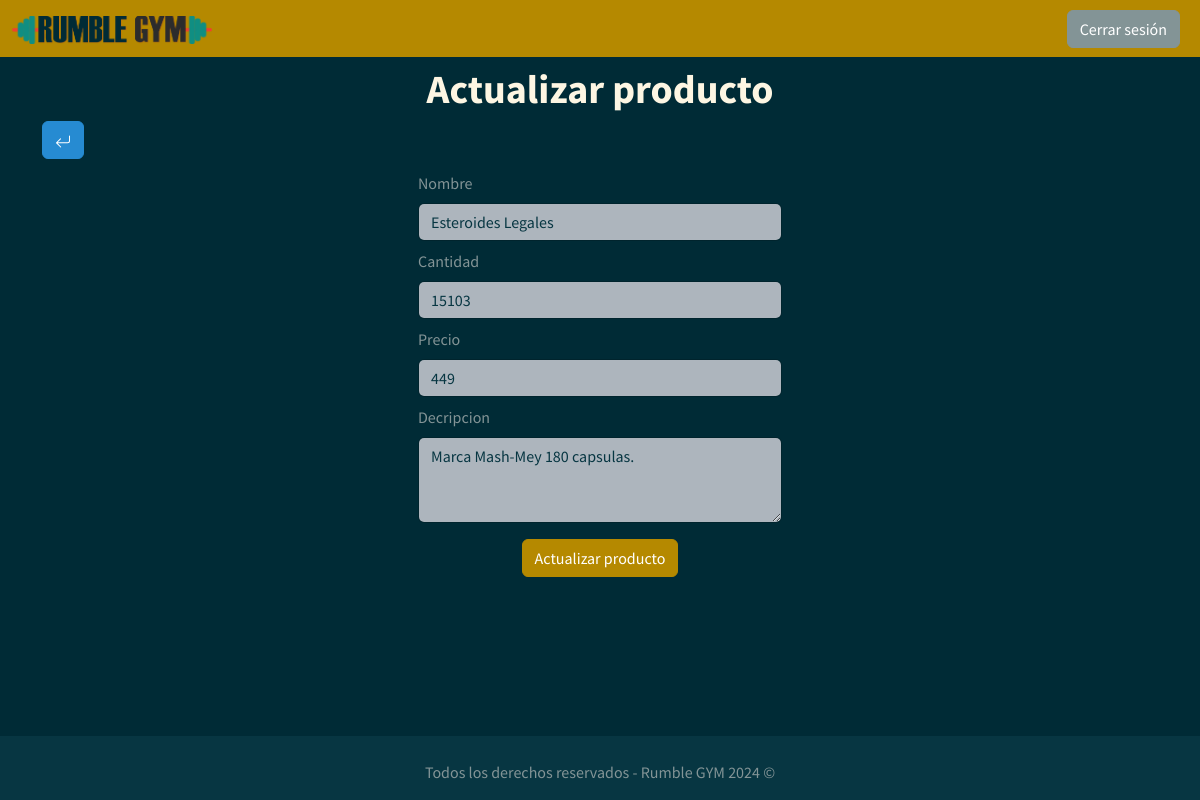
The page /index.php?c=producto&a=editar&id=15102 (signed in) on the database its author committed.
### tables this page shows
CREATE TABLE `productos` (
  `id_producto` int(11) NOT NULL,
  `nombre` varchar(45) NOT NULL,
  `descripcion` varchar(200) NOT NULL,
  `cantidad` int(11) NOT NULL,
  `precio` float NOT NULL
);

### controllers/Producto.php (called while the page is built, shortened)
<?php
class ProductoController{
  private $productoModel;
  public function __construct(){
    require_once 'models/M_producto.php';
    $this->productoModel = new ProductoModel();
  }
  public function editar(){
    $producto = $this->productoModel->getProducto($_GET['id']);
    require_once 'views/producto/V_editarProducto.php';
  }
}
?>

### config/db/db.php (called while the page is built)
<?php
class Conectar{
  public static function conexion(){
    $host = "localhost";
    $user = "root";
    $pass = "";
    $db = "rumble_gym";
    $conexion = new mysqli($host, $user, $pass, $db);
    $conexion->query("SET NAMES 'utf8'");
    return $conexion;
  }
}
?>

### models/M_producto.php (called while the page is built, shortened)
<?php
class ProductoModel{
  private $db;
  public function __construct(){
    $this->db = Conectar::conexion();
  }
  public function getProducto($id){
    $query = $this->db->query("SELECT * FROM productos WHERE id_producto = '$id'");
    $row = $query->fetch_assoc();
    return $row;
  }
}
?>

### views/producto/V_editarProducto.php (the view, shortened to what this page needs)
<?php require_once 'includes/header.php';
require_once 'includes/navLogueado.php';
?>
<main>
  <div class="container">
    <h1 class="text-light text-center mt-2"><strong>Actualizar producto</strong></h1>
    <div class="d-flex justify-content-between">
      <a href="index.php?c=producto" class="btn btn-info mb-1">
      </a>
    </div>
    <div class="container d-flex justify-content-center">
      <form class="col-4" action="index.php?c=producto&a=actualizar" method="POST">
        <fieldset>
          <div class="form-group">
            <label for="nombre" class="form-label mt-2">Nombre</label>
            <input type="text" class="form-control" id="nombre" name="nombre" placeholder="Nombre del producto" autocomplete="off" value="<?php echo $producto['nombre']; ?>">
          </div>
          <div class="form-group">
            <label for="cantidad" class="form-label mt-2">Cantidad</label>
            <input type="number" min="0" class="form-control" id="cantidad" name="cantidad" placeholder="Cantidad de productos" autocomplete="off" value="<?php echo $producto['cantidad']; ?>">
          </div>
          <div class="form-group">
            <label for="precio" class="form-label mt-2">Precio</label>
            <input type="number" min="0" step="0.01" class="form-control" id="precio" name="precio" placeholder="Precio del producto" autocomplete="off" value="<?php echo $producto['precio']; ?>">
          </div>
          <div class="form-group">
            <label for="descripcion" class="form-label mt-2">Decripcion</label>
            <textarea class="form-control" id="descripcion" name="descripcion" rows="3" data-dl-input-translation="true" placeholder="Descripcion del producto" autocomplete="off"><?php echo $producto['descripcion']; ?></textarea>
          </div>
          <div class="d-flex justify-content-center mt-2 mb-3">
            <button type="submit" class="btn btn-primary mt-2">Actualizar producto</button>
          </div>
        </fieldset>
      </form>
    </div>
  </div>
</main>
<?php require_once 'includes/footer.php' ?>

### src/css/styles.css (style rules this page uses)
html { box-sizing: border-box; }
*, *:before, *:after { box-sizing: inherit; }
body { position: relative; padding-bottom: 4em; min-height: 100vh; }
a { text-decoration: none; }

### rows shown on the page
productos: nombre "Esteroides Legales", cantidad "15103", precio "449", descripcion "Marca Mash-Mey 180 capsulas."
